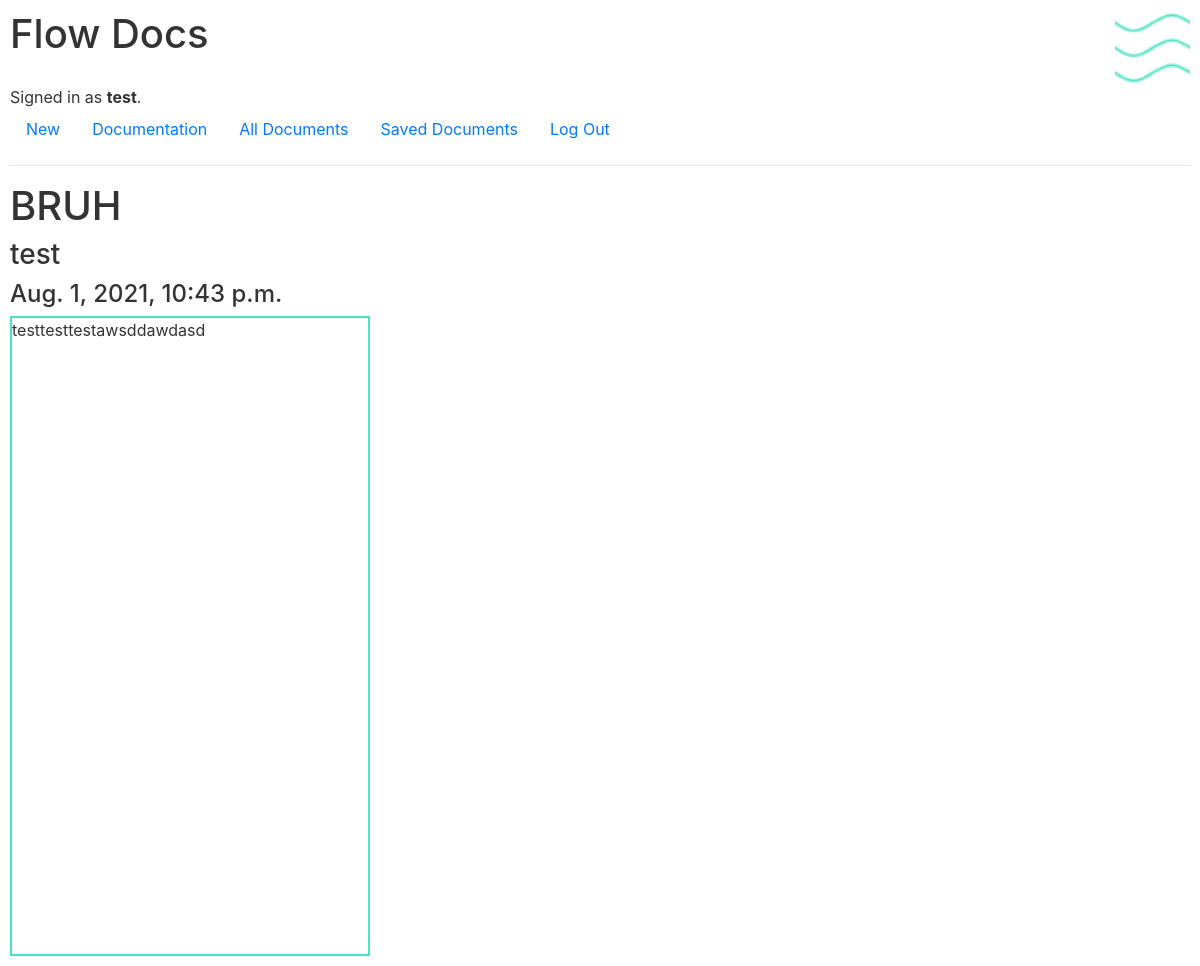
The app's page /view/1 (signed in) with its own data.
### flow_docs/models.py (models this page shows, shortened)
class User(AbstractUser):
    pass

class Document(models.Model):
    title = models.CharField(max_length = 64)
    owner = models.ForeignKey(User, on_delete = models.CASCADE)
    body = models.CharField(max_length = 10 ** 7)
    timestamp = models.DateTimeField(auto_now_add=True)

### flow_docs/views.py (the view)
# urls.py: path("view/<int:document_id>", views.view, name="view"),
def view(request, document_id):
    document = Document.objects.get(id = document_id)
    viewers = Viewer.objects.filter(Document = document_id)
    users = []
    for viewer in viewers:
        users.append(viewer.User)
    return render(request, "flow_docs/view.html", {
        "document": document,
        "users": users
    })

### flow_docs/templates/flow_docs/view.html (shortened to what this page needs)
{% extends "flow_docs/layout.html" %}
{% load static %}
{% block body %}
    {% if request.user in users %}
        <div class="document-panel">
            <h1>{{document.title}}</h1>
            <h3>{{document.owner}}</h3>
            <h4>{{document.timestamp}}</h4>
            <div id="document-panel-body" data-body="{{document.body}}"></div>
        </div>
    {% else %}
        <h2>Error: you do not have permission to view this document</h2>
    {% endif %}
{% endblock %}

### flow_docs/templates/flow_docs/layout.html (shortened to what this page needs)
{% load static %}
<!DOCTYPE html>
<html lang="en">
    <head>
        <link rel="stylesheet" href="https://stackpath.bootstrapcdn.com/bootstrap/4.4.1/css/bootstrap.min.css">
        <link href="{% static 'flow_docs/styles.css' %}" rel="stylesheet">
    </head>
    <body>
        <div id="header-bar">
            <div id="title-logo">
                <h1>Flow Docs</h1>
                <img src="{% static 'flow_docs\favicon.ico' %}" id="logo">
            </div>
            <div>
                {% if user.is_authenticated %}
                    Signed in as <strong>{{ user.username }}</strong>.
                {% else %}
                    Not signed in.
                {% endif %}
            </div>
            <ul class="nav">
                <li class="nav-item">
                    <a class="nav-link computer" href="{% url 'new' %}">New</a>
                </li>
                <li class="nav-item">
                    <a class="nav-link computer" href="{% url 'documentation' %}">Documentation</a>
                </li>
                {% if user.is_authenticated %}
                    <li class="nav-item">
                        <a class="nav-link" href="{% url 'all' %}">All Documents</a>
                    </li>
                    <li class="nav-item">
                        <a class="nav-link" href="{% url 'saved' %}">Saved Documents</a>
                    </li>
                    <li class="nav-item">
                        <a class="nav-link" href="{% url 'logout' %}">Log Out</a>
                    </li>
                {% endif %}
            </ul>
        </div>
        <hr>
        {% block body %}
        {% endblock %}
    </body>
</html>

### flow_docs/static/flow_docs/styles.css (style rules this page uses)
:root { --main: #FCFAF9; --secondary: #333333; --accent: #48E5C2; }
* { color: var(--secondary); z-index: 1; }
body { padding: 10px; }
#title-logo { display: flex; justify-content: space-between; }
#logo { width: 75px; height: 75px; }
#document-panel-body { border: 2px solid var(--accent); height: 80vh; width: 30vw; }

### records on screen
User: username "test"
Document: title "BRUH", owner "test", timestamp "Aug. 1, 2021, 10:43 p.m."
